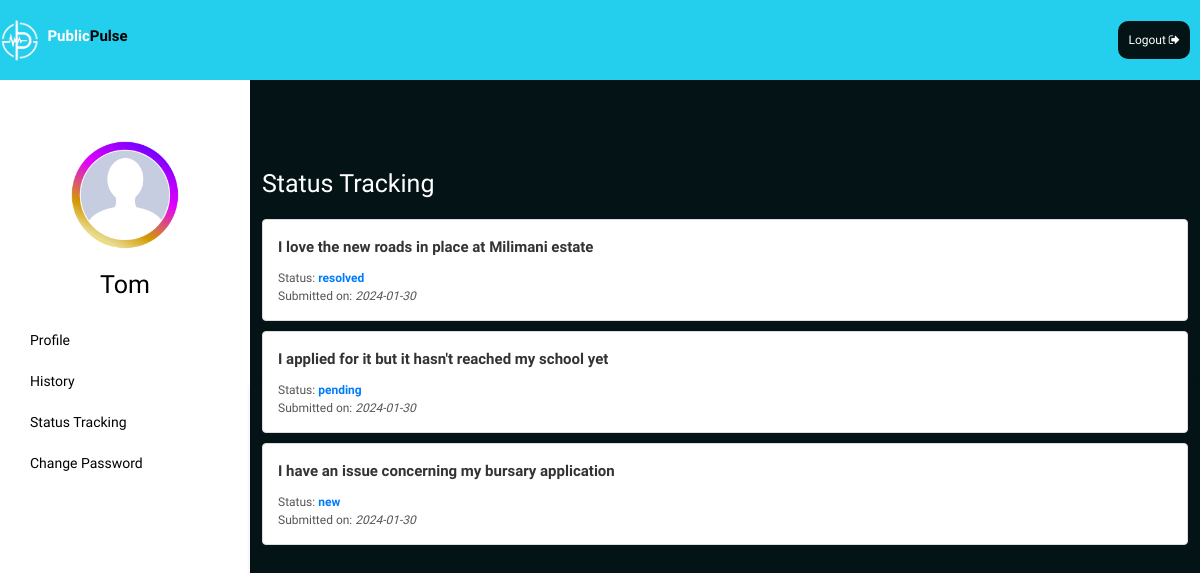
The app's page /chatbot/status_tracking (signed in) with its own data.
### chatbot/models.py (models this page shows, shortened)
class Chat(models.Model):
    STATUS_CHOICES=(
        ('new', 'New'),
        ('resolved', 'Resolved'),
        ('pending', 'Pending'),
    )
    user=models.ForeignKey(User, on_delete=models.CASCADE)
    message=models.TextField()
    category=models.CharField(max_length=100, default='general')
    response=models.TextField(default="I am sorry. I dont understand your question")
    created_at=models.DateTimeField(auto_now_add=True)
    status=models.CharField(max_length=10, choices=STATUS_CHOICES, null=True, blank=True )
    resolved_at = models.DateTimeField(null=True, blank=True)
    sentiment_score = models.FloatField(null=True, blank=True)
    classification=models.CharField(max_length=100, blank=True, null=True)

### chatbot/views.py (the view)
# urls.py: path('status_tracking', views.status_tracking, name='status_tracking'),
def status_tracking(request):
    complaints=Chat.objects.filter(user=request.user).order_by('-created_at')
    return render(request, 'user/status_tracking.html', {'complaints':complaints})

### templates/user/status_tracking.html
{% extends 'base.html' %}
{% block content %}
{% load static %}
<link rel="stylesheet" type="text/css" href="{% static 'profile.css' %}">
<div class="header">
    <div class="logo">
        <img src="{% static 'Images/publicpulselogo.png' %}"/>
        <a href="/">
            <h4>Public<span>Pulse</span></h4>
        </a>
    </div>
    <a href="logout" class="logout-link">Logout <i class="fa fa-sign-out" aria-hidden="true"></i></a>
</div>
<div class="user-status">
    <div class="profile">
        <div class="sidebar">
            <div class="profile-picture">
                {% if user.is_authenticated %}
                <img src="{% static 'Images/placeholder.jpg' %}" alt="user">
                <h4>{{user.username}}</h4>
                {%endif%}
            </div>
            <a href="user_profile">Profile</a>
            <a href="chat_history">History</a>
            <a href="">Status Tracking</a>
            <a href="change-password">Change Password</a>
        </div>
    </div>
    <div class="tracking container">
        <h2>Status Tracking</h2>
        {% if complaints %}
            <ul class="complaints-list">
                {% for complaint in complaints %}
                    <li class="complaint-item">
                        <div class="complaint-message">
                            <strong>{{ complaint.message }}</strong>
                        </div>
                        <div class="complaint-details">
                            Status: <span class="complaint-status">{{ complaint.status }}</span><br>
                            Submitted on: <span class="complaint-date">{{ complaint.created_at|date:"Y-m-d" }}</span>
                        </div>
                    </li>
                {% endfor %}
            </ul>
        {% else %}
            <p>You have not submitted any complaints.</p>
        {% endif %}
    </div>
</div>
{% endblock %}

### static/styles.css (style rules this page uses)
* { margin: 0; }
h2 { font-size: 25px !important; }
body, html { background-color: #041416 !important; font-family: "Inknut Antiqua" !important; }
.logo { width: 100px; height: 100px; }
.logout-link { color: black; background-color: #24CFED; padding: 5px; border-radius: 10px; font-size: 12px; text-decoration: none; }

### static/profile.css (style rules this page uses)
* { margin: 0; padding: 0; box-sizing: border-box; }
body, html { background-color: #041416 !important; font-family: "Inknut Antiqua" !important; }
.header { background-color: #24CFED; color: #ffffff; width: 100%; height: 80px; padding: 0; margin: 0; display: flex; justify-content: space-between; align-items: center; }
.header .logout-link { background-color: #041416; text-align: center; margin-right: 10px; color: white; padding: 10px; }
.logo { display: flex; justify-content: center; align-items: center; width: 10%; height: 80px; }
img { width: 55px; height: 55px; }
.logo h4 { font-size: 15px; font-weight: bold; }
.logo span { color: black; }
.logo a { text-decoration: none; color: white; }
.profile { display: flex; }
.sidebar { width: 250px; background-color: white; color: black; height: 100vh; padding: 20px; }
.sidebar a { color: black; text-decoration: none; display: block; padding: 10px; font-size: 14px; }
.profile-picture { text-align: center; margin-top: 20px; margin-bottom: 20px; }
.profile-picture img { width: 150px; height: 150px; }
.profile-picture h4 { font-size: 25px; }
.user-status { display: flex; justify-content: center; }
.tracking { max-width: 300px; margin: auto; padding: 20px; border-radius: 8px; flex-grow: 1; box-shadow: 0 2px 4px rgba(0, 0, 0, 0.1); }
.tracking h2 { color: white; margin-top: -230px; margin-bottom: 20px; font-size: 15px; }
.tracking .complaints-list { list-style-type: none; padding: 0; }
.tracking .complaint-item { background-color: #ffffff; border: 1px solid #ddd; border-radius: 4px; padding: 15px; margin-bottom: 10px; }
.tracking .complaint-message strong { color: #333; font-size:15px; }
.tracking .complaint-details { color: #555; margin-top: 10px; font-size: 12px; }
.tracking .complaint-status { font-weight: bold; color: #007bff; }
.tracking .complaint-date { font-style: italic; }

### records on screen
Chat: message "I love the new roads in place at Milimani estate", status "resolved", created_at "2024-01-30"
Chat: message "I applied for it but it hasn't reached my school yet", status "pending", created_at "2024-01-30"
Chat: message "I have an issue concerning my bursary application", status "new", created_at "2024-01-30"

### other values on screen
{{ user.username }} "Tom"
